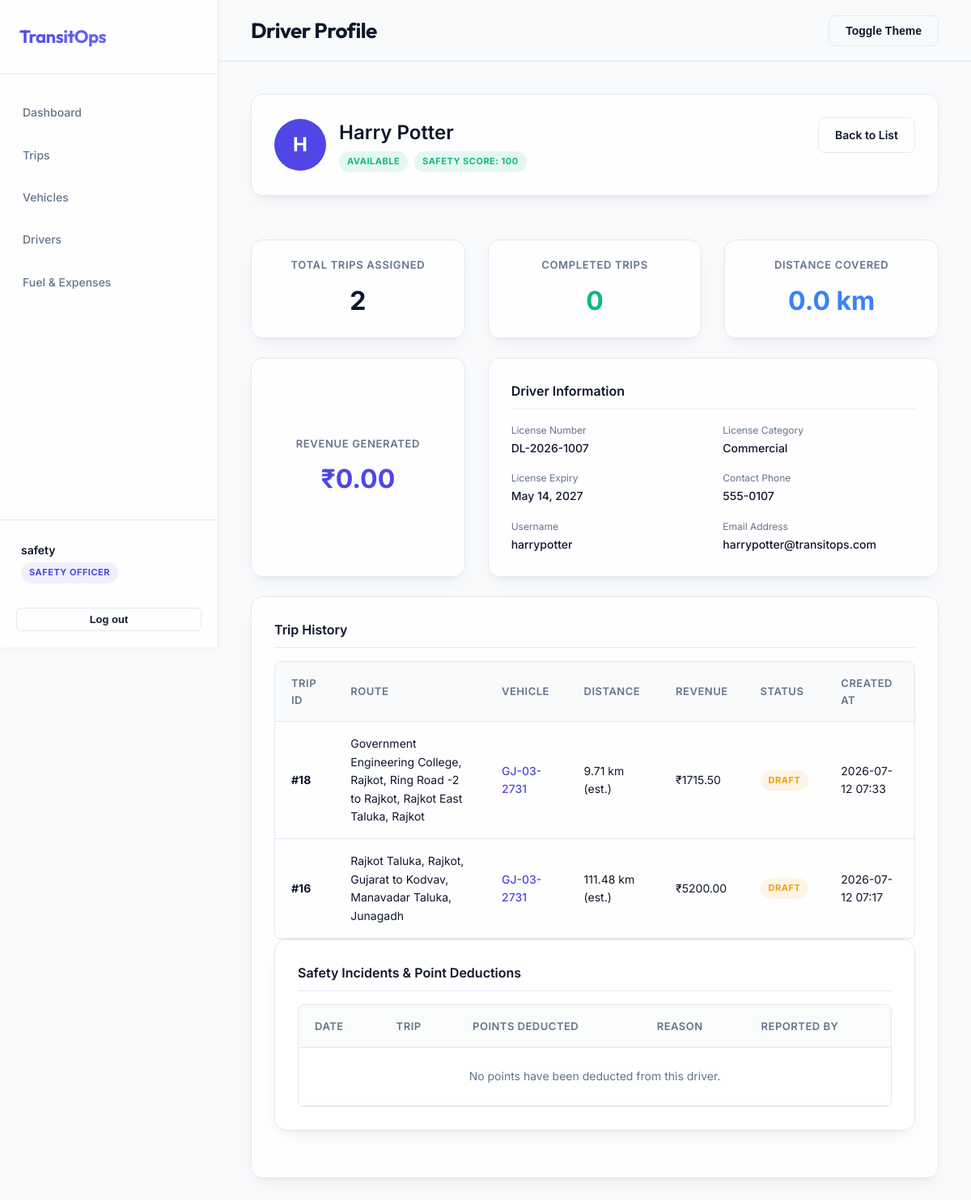
/drivers/8/ (signed in), run on an earlier commit of the app's database.
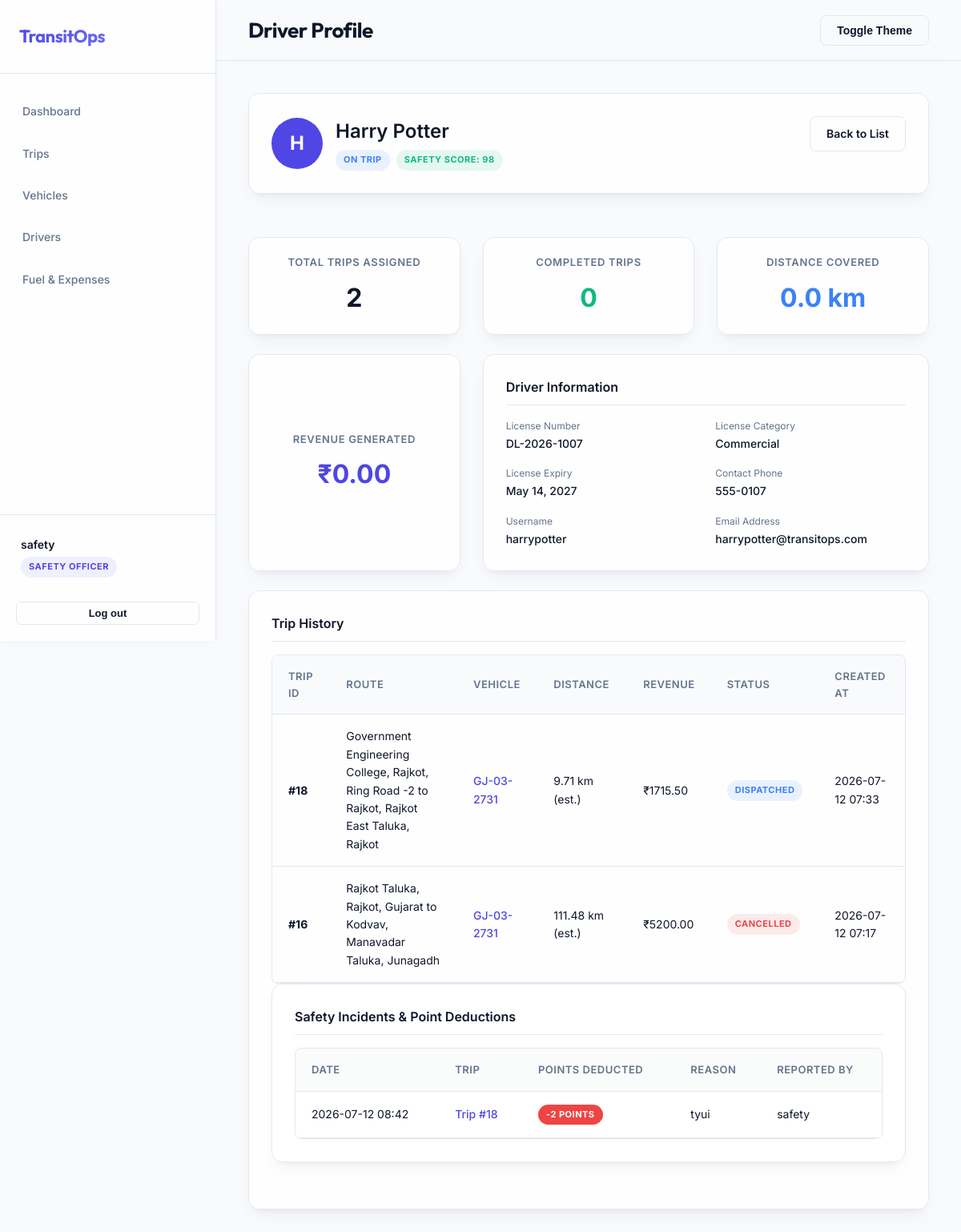
And on a later commit of the database.
### drivers/models.py (models this page shows, shortened)
class Driver(models.Model):
    STATUS_CHOICES = (
        ('Available', 'Available'),
        ('On Trip', 'On Trip'),
        ('Off Duty', 'Off Duty'),
        ('Suspended', 'Suspended'),
    )
    user = models.OneToOneField(User, on_delete=models.CASCADE, null=True, blank=True, related_name='driver_profile')
    name = models.CharField(max_length=100)
    license_number = models.CharField(max_length=50, unique=True)
    license_category = models.CharField(max_length=50)
    license_expiry_date = models.DateField()
    contact_number = models.CharField(max_length=20)
    safety_score = models.IntegerField(default=100, help_text="0-100")
    status = models.CharField(max_length=20, choices=STATUS_CHOICES, default='Available')
    created_at = models.DateTimeField(auto_now_add=True)
    updated_at = models.DateTimeField(auto_now=True)
    class Meta:
        ordering = ['-created_at']
    def is_license_expired(self):
        return self.license_expiry_date < date.today()

class DriverInfraction(models.Model):
    driver = models.ForeignKey(Driver, on_delete=models.CASCADE, related_name='infractions')
    trip = models.ForeignKey('trips.Trip', on_delete=models.SET_NULL, null=True, blank=True, related_name='infractions')
    points_deducted = models.IntegerField()
    reason = models.TextField()
    reported_by = models.ForeignKey(User, on_delete=models.SET_NULL, null=True)
    date_reported = models.DateTimeField(auto_now_add=True)
    class Meta:
        ordering = ['-date_reported']

### trips/models.py (models this page shows, shortened)
class Trip(models.Model):
    STATUS_CHOICES = (
        ('Draft', 'Draft'),
        ('Dispatched', 'Dispatched'),
        ('Completed', 'Completed'),
        ('Cancelled', 'Cancelled'),
    )
    FUEL_TYPE_CHOICES = (
        ('Diesel', 'Diesel'),
        ('Petrol', 'Petrol'),
        ('CNG', 'CNG'),
    )
    source = models.CharField(max_length=200)
    destination = models.CharField(max_length=200)
    vehicle = models.ForeignKey(Vehicle, on_delete=models.CASCADE, related_name='trips')
    driver = models.ForeignKey(Driver, on_delete=models.CASCADE, related_name='trips')
    security_officer = models.ForeignKey(User, on_delete=models.SET_NULL, null=True, blank=True, related_name='supervised_trips')
    cargo_weight = models.DecimalField(max_digits=10, decimal_places=2, help_text="in kg")
    planned_distance = models.DecimalField(max_digits=10, decimal_places=2, help_text="in km")
    actual_distance = models.DecimalField(max_digits=10, decimal_places=2, null=True, blank=True)
    fuel_consumed = models.DecimalField(max_digits=10, decimal_places=2, null=True, blank=True)
    revenue = models.DecimalField(max_digits=12, decimal_places=2, default=0.00, help_text="Trip Revenue for ROI calculation")
    fuel_type = models.CharField(max_length=10, choices=FUEL_TYPE_CHOICES, default='Diesel', help_text="Type of fuel used")
    estimated_fuel_cost = models.DecimalField(max_digits=12, decimal_places=2, default=0.00, help_text="Auto-calculated estimated fuel cost (₹)")
    status = models.CharField(max_length=20, choices=STATUS_CHOICES, default='Draft')
    created_by = models.ForeignKey(User, on_delete=models.SET_NULL, null=True)
    dispatched_at = models.DateTimeField(null=True, blank=True)
    completed_at = models.DateTimeField(null=True, blank=True)
    cancelled_at = models.DateTimeField(null=True, blank=True)
    created_at = models.DateTimeField(auto_now_add=True)
    updated_at = models.DateTimeField(auto_now=True)
    class Meta:
        ordering = ['-created_at']

### vehicles/models.py (models this page shows, shortened)
class Vehicle(models.Model):
    STATUS_CHOICES = (
        ('Available', 'Available'),
        ('On Trip', 'On Trip'),
        ('In Shop', 'In Shop'),
        ('Retired', 'Retired'),
    )
    registration_number = models.CharField(max_length=50, unique=True, db_index=True)
    name_model = models.CharField(max_length=100)
    vehicle_type = models.CharField(max_length=50)
    max_load_capacity = models.DecimalField(max_digits=10, decimal_places=2, help_text="in kg")
    odometer = models.DecimalField(max_digits=10, decimal_places=2, default=0.0, help_text="in km")
    acquisition_cost = models.DecimalField(max_digits=12, decimal_places=2)
    status = models.CharField(max_length=20, choices=STATUS_CHOICES, default='Available')
    region = models.CharField(max_length=100, blank=True)
    created_at = models.DateTimeField(auto_now_add=True)
    updated_at = models.DateTimeField(auto_now=True)
    class Meta:
        ordering = ['-created_at']

### drivers/views.py (the view)
# urls.py: path('<int:driver_id>/', views.driver_profile, name='driver_profile'),
@role_required('Fleet Manager', 'Safety Officer', 'Admin')
def driver_profile(request, driver_id):
    driver = get_object_or_404(Driver, id=driver_id)
    trips = driver.trips.all().order_by('-created_at')
    total_trips = trips.count()
    completed_trips = trips.filter(status='Completed')
    completed_trips_count = completed_trips.count()
    total_distance = sum(
        t.actual_distance if t.actual_distance is not None else t.planned_distance
        for t in completed_trips
    )
    total_revenue = sum(t.revenue for t in completed_trips)
    infractions = driver.infractions.all().order_by('-date_reported')
    context = {
        'driver': driver,
        'trips': trips,
        'infractions': infractions,
        'stats': {
            'total_trips': total_trips,
            'completed_trips_count': completed_trips_count,
            'total_distance': total_distance,
            'total_revenue': total_revenue,
        }
    }
    return render(request, 'drivers/profile.html', context)

### templates/drivers/profile.html (shortened to what the changed rows need)
{% extends 'base.html' %}
{% block page_title %}Driver Profile{% endblock %}
{% block content %}
<div style="display: flex; flex-direction: column; gap: 24px;">
    <div class="card">
        <div style="display: flex; justify-content: space-between; align-items: flex-start; flex-wrap: wrap; gap: 16px;">
            <div style="display: flex; gap: 16px; align-items: center;">
                <div style="width: 64px; height: 64px; border-radius: 50%; background-color: var(--primary); color: white; display: flex; align-items: center; justify-content: center; font-size: 24px; font-weight: 700;">
                    {{ driver.name|slice:":1" }}
                </div>
                <div>
                    <h2 style="margin: 0; font-size: 24px; font-weight: 600; color: var(--text);">{{ driver.name }}</h2>
                    <div style="margin-top: 4px; display: flex; gap: 8px; align-items: center;">
                        <span class="badge
                            {% if driver.status == 'Available' %}badge-success
                            {% elif driver.status == 'On Trip' %}badge-info
                            {% elif driver.status == 'Off Duty' %}badge-warning
                            {% else %}badge-danger{% endif %}">
                            {{ driver.status }}
                        </span>
                        <span class="badge
                            {% if driver.safety_score >= 85 %}badge-success
                            {% elif driver.safety_score >= 70 %}badge-warning
                            {% else %}badge-danger{% endif %}">
                            Safety Score: {{ driver.safety_score }}
                        </span>
                    </div>
                </div>
            </div>
        </div>
    </div>
    <div class="grid grid-cols-3">
        <div class="card" style="grid-column: span 2; margin-bottom: 0;">
            <div class="grid grid-cols-2" style="gap: 16px 24px;">
                <div>
                    <div style="font-size: 12px; color: var(--text-muted); margin-bottom: 2px;">License Number</div>
                    <div style="font-weight: 500;">{{ driver.license_number }}</div>
                </div>
                <div>
                    <div style="font-size: 12px; color: var(--text-muted); margin-bottom: 2px;">License Category</div>
                    <div style="font-weight: 500;">{{ driver.license_category }}</div>
                </div>
                <div>
                    <div style="font-size: 12px; color: var(--text-muted); margin-bottom: 2px;">License Expiry</div>
                    <div style="font-weight: 500;">
                        {% if driver.is_license_expired %}
                            <span class="badge badge-danger">Expired: {{ driver.license_expiry_date }}</span>
                        {% else %}
                            {{ driver.license_expiry_date }}
                        {% endif %}
                    </div>
                </div>
                <div>
                    <div style="font-size: 12px; color: var(--text-muted); margin-bottom: 2px;">Contact Phone</div>
                    <div style="font-weight: 500;">{{ driver.contact_number }}</div>
                </div>
                {% if driver.user %}
                <div>
                    <div style="font-size: 12px; color: var(--text-muted); margin-bottom: 2px;">Username</div>
                    <div style="font-weight: 500;">{{ driver.user.username }}</div>
                </div>
                <div>
                    <div style="font-size: 12px; color: var(--text-muted); margin-bottom: 2px;">Email Address</div>
                    <div style="font-weight: 500;">{{ driver.user.email|default:"—" }}</div>
                </div>
                {% endif %}
            </div>
        </div>
    </div>
    <div class="card">
        <div class="table-container">
            <table class="table">
                <thead>
                    <tr>
                        <th>Trip ID</th>
                        <th>Route</th>
                        <th>Vehicle</th>
                        <th>Distance</th>
                        <th>Revenue</th>
                        <th>Status</th>
                        <th>Created At</th>
                    </tr>
                </thead>
                <tbody>
                    {% for trip in trips %}
                    <tr>
                        <td><strong>#{{ trip.id }}</strong></td>
                        <td>{{ trip.source }} to {{ trip.destination }}</td>
                        <td>
                            <a href="{% url 'vehicle_detail' trip.vehicle.id %}" style="font-weight: 500;">
                                {{ trip.vehicle.registration_number }}
                            </a>
                        </td>
                        <td>
                            {% if trip.actual_distance %}
                                {{ trip.actual_distance }} km
                            {% else %}
                                {{ trip.planned_distance }} km (est.)
                            {% endif %}
                        </td>
                        <td>₹{{ trip.revenue }}</td>
                        <td>
                            <span class="badge
                                {% if trip.status == 'Completed' %}badge-success
                                {% elif trip.status == 'Dispatched' %}badge-info
                                {% elif trip.status == 'Draft' %}badge-warning
                                {% else %}badge-danger{% endif %}">
                                {{ trip.status }}
                            </span>
                        </td>
                        <td>{{ trip.created_at|date:"Y-m-d H:i" }}</td>
                    </tr>
                    {% empty %}
                    <tr>
                        <td colspan="7" style="text-align: center; color: var(--text-muted); padding: 24px;">No trips recorded for this driver.</td>
                    </tr>
                    {% endfor %}
                </tbody>
            </table>
        </div>
    <div class="card">
        <div class="table-container">
            <table class="table">
                <thead>
                    <tr>
                        <th>Date</th>
                        <th>Trip</th>
                        <th>Points Deducted</th>
                        <th>Reason</th>
                        <th>Reported By</th>
                    </tr>
                </thead>
                <tbody>
                    {% for infraction in infractions %}
                    <tr>
                        <td>{{ infraction.date_reported|date:"Y-m-d H:i" }}</td>
                        <td>
                            {% if infraction.trip %}
                                <a href="{% url 'trip_detail' infraction.trip.id %}" style="font-weight: 500;">Trip #{{ infraction.trip.id }}</a>
                            {% else %}
                                —
                            {% endif %}
                        </td>
                        <td>
                            <span class="badge badge-danger" style="background-color: var(--danger, #EF4444); color: white;">
                                -{{ infraction.points_deducted }} Points
                            </span>
                        </td>
                        <td>{{ infraction.reason }}</td>
                        <td>{{ infraction.reported_by.get_full_name|default:infraction.reported_by.username }}</td>
                    </tr>
                    {% empty %}
                    <tr>
                        <td colspan="5" style="text-align: center; color: var(--text-muted); padding: 24px;">No points have been deducted from this driver.</td>
                    </tr>
                    {% endfor %}
                </tbody>
            </table>
        </div>
    </div>
</div>
{% endblock %}

What changed in the data, as far as the page shows it:
changed Driver "Harry Potter": status "AVAILABLE" → "ON TRIP"; safety_score "100" → "98"
changed Trip "Government Engineering College, Rajkot, Ring Road -2": status "DRAFT" → "DISPATCHED"
changed Trip "Rajkot Taluka, Rajkot, Gujarat": status "DRAFT" → "CANCELLED"
added DriverInfraction: date_reported "2026-07-12 08:42", trip.id "18", points_deducted "2", reason "tyui", reported_by.get_full_name "safety"
Also different on the page:
text no longer shown: "No points have been deducted from this driver."
